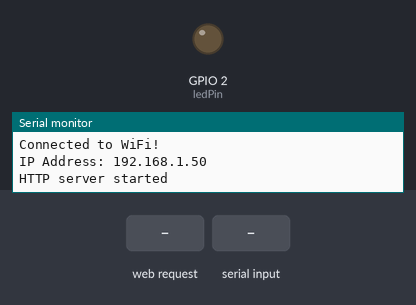
A sketch run on a simulated ESP8266 (NodeMCU). On the bench: output pins drawn as LEDs (lit = HIGH), the last lines printed to the serial monitor. Dashed ring = blinking. Inputs (shaded band) come from the test bench. WiFi joins after 1.5 s; servers stay silent unless stated.

Above: at 3.2 s.
3.3 s: HTTP request GET /send?message=A received
4.8 s: "A\n" received over Serial
At 5.35 s:
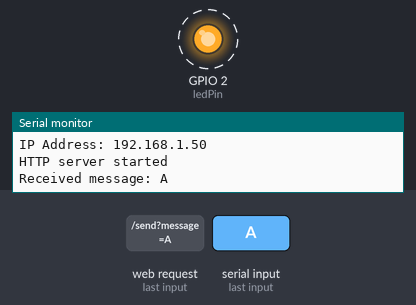
7.8 s: HTTP request GET /send?message=B received
9.3 s: "B\n" received over Serial
At 9.85 s:
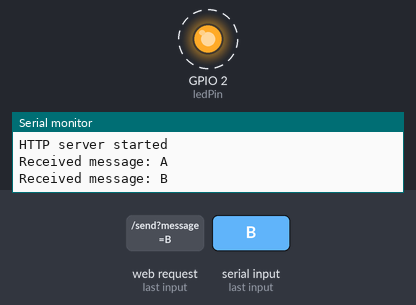
Timing chart, 0 to 13.3 s (numbered marks = the images above; inputs shaded):
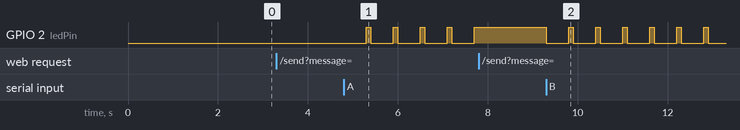

Measured:
- after the input at 4.8 s, GPIO 2 (ledPin): alternates HIGH for 0.10 s and LOW for 0.50 s, starting after 0.50 s
- after the input at 9.3 s, GPIO 2 (ledPin): alternates HIGH for 0.10 s and LOW for 0.50 s, starting at once

The sketch:

AIOT.ino
```cpp
#include <ESP8266WiFi.h>
#include <ESP8266WebServer.h>
#include <SoftwareSerial.h>

const char* wifi_ssid = ""; //put your own SSID
const char* wifi_password = ""; //put your own password

ESP8266WebServer server(80);

const int ledPin = 2;
String lastMessage = "";

void controlLED(int onTime, int offTime, int repeat) {
  for(int i=0; i<repeat ;i++){
    digitalWrite(ledPin, LOW);
    delay(onTime);
    digitalWrite(ledPin, HIGH);
    delay(offTime);
  }
}

void processLLMResponse(const String& command) {

  if (command == "A") {
    server.send(200, "text/plain", "The kitchen light turned on!");
    controlLED(500, 100,5);
  } else if (command == "B") {
    server.send(200, "text/plain", "The kitchen light turned off!");
    controlLED(500, 100,10);
  } else if (command == "C") {
    server.send(200, "text/plain", "The room light turned on!");
    controlLED(500, 100,15);
  } else if (command == "D") {
    server.send(200, "text/plain", "The room light turned off!");
    controlLED(500, 100,20);
  } else if (command == "E") {
     server.send(200, "text/plain", "Both lights turned on!");
    digitalWrite(ledPin, LOW);
  } else if (command == "F") {
    server.send(200, "text/plain", "Both lights turned off!");
    digitalWrite(ledPin, HIGH);
  } else {
    server.send(200, "text/plain", "Invalid!");
  }
}

void setup() {
  Serial.begin(115200);
  Serial.println("Starting...");

  pinMode(ledPin, OUTPUT);

  Serial.println("Connecting to WiFi...");
  WiFi.begin(wifi_ssid, wifi_password);

  while (WiFi.status() != WL_CONNECTED) {
    delay(1000);
    Serial.print(".");
  }
  Serial.println("\nConnected to WiFi!");
  Serial.println("IP Address: " + WiFi.localIP().toString());

  server.on("/send", HTTP_GET, []() {
    if (server.hasArg("message")) {
      String message = server.arg("message");


      Serial.println("Received message: " + message);
      Serial.flush();
      delay(50);


    unsigned long startMillis = millis();
    while (millis() - startMillis < 20000) {
      if (Serial.available() > 0) {
        break;
      }
    }

    if (Serial.available()) {
        String responseFromLLM = Serial.readStringUntil('\n');
        responseFromLLM.trim();
        processLLMResponse(responseFromLLM);

    } else {
        server.send(200, "text/plain", "No response from LLM.");
    }

        }
      });

  server.begin();
  Serial.println("HTTP server started");
}

void loop() {
  server.handleClient();
}
```
